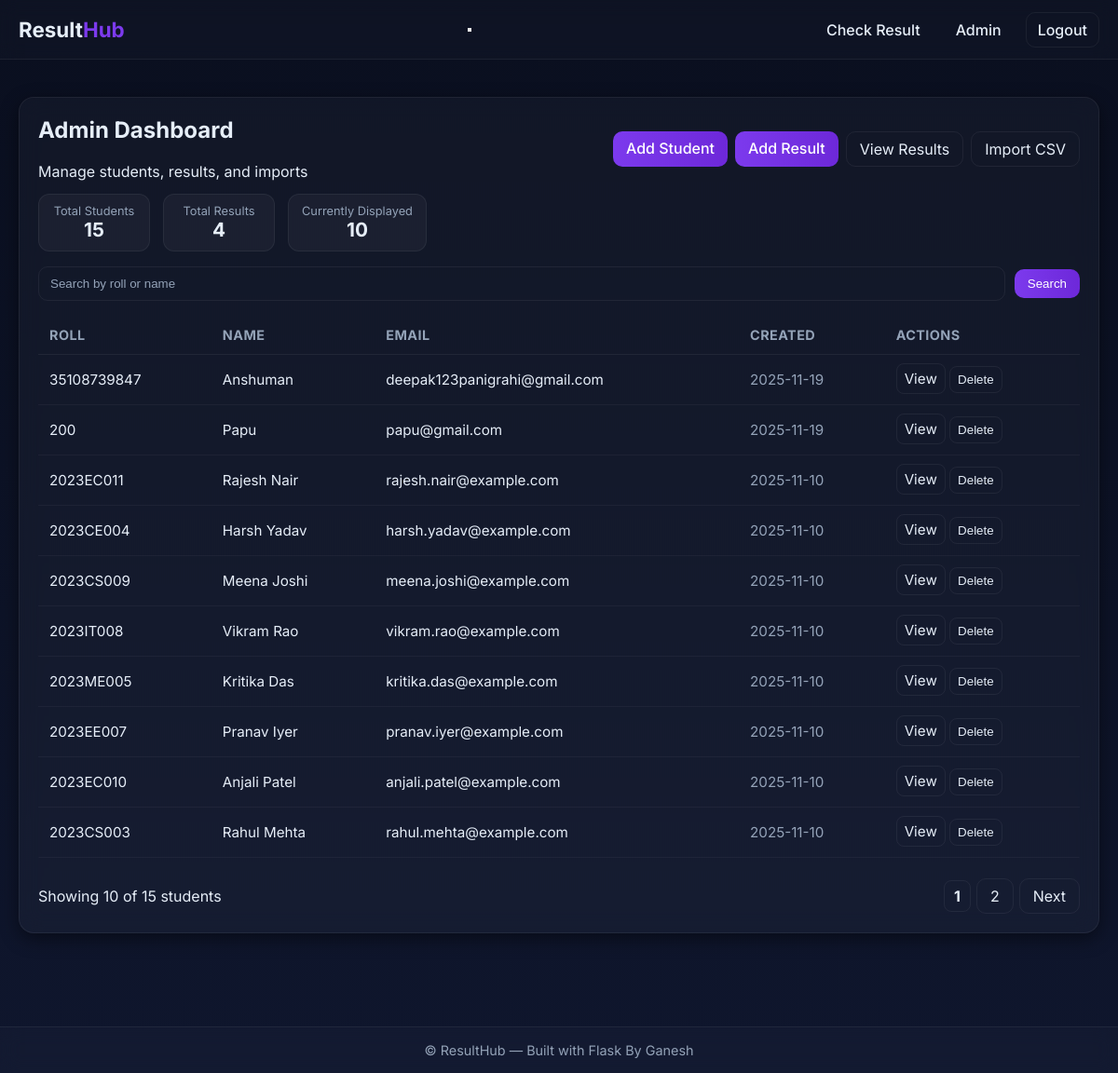
The page /admin (signed in) on the database its author committed.
### models.py (models this page shows, shortened)
class Student(db.Model):
    id = db.Column(db.Integer, primary_key=True)
    roll = db.Column(db.String(64), unique=True, nullable=False)
    name = db.Column(db.String(128), nullable=False)
    email = db.Column(db.String(128), unique=True, nullable=True)
    created_at = db.Column(db.DateTime, default=datetime.utcnow)
    results = db.relationship('Result', backref='student', lazy=True)

### app.py (the view)
@app.route('/admin')
def admin_dashboard():
    if not is_admin_logged_in():
        return redirect(url_for('login'))
    try:
        page = int(request.args.get('page', 1))
        if page < 1:
            page = 1
    except ValueError:
        page = 1
    per_page = 10
    q = (request.args.get('q') or '').strip()
    base_query = Student.query
    if q:
        like_expr = f"%{q}%"
        base_query = base_query.filter(or_(
            Student.roll.ilike(like_expr),
            Student.name.ilike(like_expr)
        ))
    total = base_query.count()
    total_pages = max(1, math.ceil(total / per_page))
    students = base_query.order_by(Student.created_at.desc()) \
                         .offset((page - 1) * per_page) \
                         .limit(per_page) \
                         .all()
    stats = {
        'total_students': Student.query.count(),
        'shown': len(students),
        'total_results': Result.query.count()
    }
    return render_template('admin/dashboard.html',
                           students=students,
                           q=q,
                           page=page,
                           total_pages=total_pages,
                           per_page=per_page,
                           total=total,
                           stats=stats)

### app.py (called while the page is built)
@app.context_processor
def inject_site_config():
    return {'SITE_NAME': app.config.get('SITE_NAME', 'ResultHub')}

def is_admin_logged_in():
    return session.get('admin_logged_in')

### templates/admin/dashboard.html (shortened to what this page needs)
{% extends 'base.html' %}
{% block content %}
<section class="card card-lg">
  <div class="card-header" style="display:flex;align-items:center;justify-content:space-between;flex-wrap:wrap;gap:10px;">
    <div>
      <h2 style="margin:0;">Admin Dashboard</h2><br>
      <p class="muted">Manage students, results, and imports</p>
    </div>
    <div style="display:flex;gap:8px;flex-wrap:wrap;">
      <a href="{{ url_for('add_student') }}" class="btn">Add Student</a>
      <a href="{{ url_for('add_result') }}" class="btn">Add Result</a>
      <a href="{{ url_for('view_results') }}" class="btn-outline">View Results</a>
      <a href="{{ url_for('import_students') }}" class="btn-outline">Import CSV</a>
    </div>
  </div>
  <div style="display:flex;gap:14px;flex-wrap:wrap;margin-top:14px;">
    <div class="summary-item">
      <div class="summary-title">Total Students</div>
      <div class="summary-value">{{ stats.total_students }}</div>
    </div>
    <div class="summary-item">
      <div class="summary-title">Total Results</div>
      <div class="summary-value">{{ stats.total_results }}</div>
    </div>
    <div class="summary-item">
      <div class="summary-title">Currently Displayed</div>
      <div class="summary-value">{{ students|length }}</div>
    </div>
  </div>
  <form method="get" action="{{ url_for('admin_dashboard') }}" class="form-inline" style="margin-top:16px;">
    <input class="input" type="search" name="q" placeholder="Search by roll or name" value="{{ q }}">
    <button class="btn" type="submit">Search</button>
  </form>
  <div class="table-wrap" style="margin-top:16px;">
    <table class="table">
      <thead>
        <tr>
          <th>Roll</th>
          <th>Name</th>
          <th>Email</th>
          <th class="text-right">Created</th>
          <th class="text-right">Actions</th>
        </tr>
      </thead>
      <tbody>
        {% for s in students %}
        <tr>
          <td>{{ s.roll }}</td>
          <td>{{ s.name }}</td>
          <td>{{ s.email or '-' }}</td>
          <td class="text-right" style="color:var(--muted);font-size:0.95rem;">
            {{ s.created_at.strftime('%Y-%m-%d') }}
          </td>
          <td class="text-right">
            <a href="{{ url_for('view_results') }}?roll={{ s.roll }}" class="btn-outline" style="padding:6px 8px;border-radius:8px;">View</a>
            <form action="{{ url_for('delete_student', student_id=s.id) }}" method="post" style="display:inline;">
              <button type="submit" class="btn-outline" style="padding:6px 8px;border-radius:8px;"
                      onclick="return confirm('Delete this student and all results?')">
                Delete
              </button>
            </form>
          </td>
        </tr>
        {% else %}
        <tr>
          <td colspan="5" style="text-align:center;">No students found</td>
        </tr>
        {% endfor %}
      </tbody>
    </table>
  </div>
  <div style="display:flex;align-items:center;justify-content:space-between;margin-top:14px;flex-wrap:wrap;">
    <div class="muted">Showing {{ students|length }} of {{ total }} students</div>
    <div style="display:flex;gap:6px;align-items:center;flex-wrap:wrap;">
      {% set start = page - 2 if page - 2 > 0 else 1 %}
      {% set end = page + 2 if page + 2 <= total_pages else total_pages %}
      {% for p in range(start, end + 1) %}
      {% if p == page %}
      <span class="btn" style="background:transparent;border:1px solid rgba(255,255,255,0.06);
            color:var(--text);padding:6px 10px;border-radius:8px;font-weight:700;">{{ p }}</span>
      {% else %}
      <a class="btn-outline" href="{{ url_for('admin_dashboard', q=q, page=p) }}">{{ p }}</a>
      {% endif %}
      {% endfor %}
      {% if page < total_pages %}
      <a class="btn-outline" href="{{ url_for('admin_dashboard', q=q, page=page+1) }}">Next</a>
      {% endif %}
    </div>
  </div>
</section>
{% endblock %}

### templates/base.html (shortened to what this page needs)
<!doctype html>
<html lang="en">
<head>
  <link rel="stylesheet" href="{{ url_for('static', filename='css/style.css') }}">
</head>
<body>
  <header class="site-header">
    <div class="container nav-row">
      <a class="brand" href="{{ url_for('index') }}">Result<span class="accent">Hub</span></a>
      <button class="nav-toggle" id="navToggle" aria-label="Toggle navigation">
      </button>
      <nav class="main-nav" id="mainNav">
        <a href="{{ url_for('student_result') }}">Check Result</a>
        {% if session.get('admin_logged_in') %}
          <a href="{{ url_for('admin_dashboard') }}">Admin</a>
          <a href="{{ url_for('logout') }}" class="btn-outline">Logout</a>
        {% else %}
          <a href="{{ url_for('login') }}" class="btn">Admin Login</a>
        {% endif %}
      </nav>
    </div>
  </header>
  <main class="container page-body">
    {% block content %}{% endblock %}
  </main>
  <footer class="site-footer">
    <div class="container">
      <p>© {{SITE_NAME }} — Built with Flask By Ganesh</p>
    </div>
  </footer>
</body>
</html>

### static/css/style.css (style rules this page uses)
.site-header { position: sticky; top: 0; z-index: 1000; height: 64px; display: flex; align-items: center; background: rgba(1, 10, 29, 0.85); backdrop-filter: blur(8px); }
.nav-row { max-width: 1200px; margin: 0 auto; padding: 0 20px; width: 100%; }
.page-body { flex: 1; padding: 28px 20px 80px; width: 100%; max-width: 1100px; margin: 0 auto; box-sizing: border-box; }
.card { width: 100%; max-width: 100%; margin: 0 auto 22px; padding: 20px; border-radius: 14px; box-shadow: 0 8px 28px rgba(0,0,0,0.55); }
.table-wrap { width: 100%; overflow-x: auto; padding-bottom: 8px; }
body, html { height: 100%; }
.site-footer { margin-top: 40px; padding: 18px 0; width: 100%; max-width: 1200px; margin-left: auto; margin-right: auto; }
.brand, .main-nav { z-index: 1100; }
:root { --bg-start: #0a0f1f; --bg-end: #0f162d; --card-bg: rgba(255, 255, 255, 0.03); --border: rgba(255, 255, 255, 0.06); --accent: #7c3aed; --accent-hover: #6d28d9; --text: #e6eef8; --muted: #94a3b8; --success: #10b981; --danger: #ef4444; --shadow: rgba(0, 0, 0, 0.45); }
* { box-sizing: border-box; margin: 0; padding: 0; }
body { font-family: "Inter", system-ui, sans-serif; background: linear-gradient(180deg, var(--bg-start), var(--bg-end)); background-attachment: fixed; color: var(--text); min-height: 100vh; display: flex; flex-direction: column; overflow-x: hidden; }
body::before { content: ""; position: fixed; top: 0; left: 0; right: 0; bottom: 0; background: url("../images/space-bg.jpg") center/cover no-repeat; opacity: 0.15; filter: blur(6px); z-index: -1; }
.site-header { background: rgba(255, 255, 255, 0.02); border-bottom: 1px solid var(--border); position: sticky; top: 0; z-index: 50; backdrop-filter: blur(10px); }
.nav-row { display: flex; align-items: center; justify-content: space-between; max-width: 1200px; margin: 0 auto; padding: 14px 20px; }
.brand { font-weight: 700; font-size: 1.4rem; text-decoration: none; color: var(--text); }
.brand .accent { color: var(--accent); }
.main-nav { display: flex; gap: 14px; align-items: center; }
.main-nav a { color: var(--text); text-decoration: none; font-weight: 500; border-radius: 10px; padding: 8px 12px; transition: background 0.3s ease, transform 0.15s ease; }
.btn { background: linear-gradient(90deg, var(--accent), var(--accent-hover)); color: white; padding: 8px 14px; border-radius: 10px; border: none; cursor: pointer; text-decoration: none; font-weight: 500; transition: 0.2s ease-in-out; }
.btn-outline { background: transparent; color: var(--text); border: 1px solid var(--border); padding: 8px 14px; border-radius: 10px; text-decoration: none; transition: 0.2s ease-in-out; }
.page-body { flex: 1; padding: 40px 20px; width: 100%; max-width: 1200px; margin: 0 auto; }
.card { background: var(--card-bg); border: 1px solid var(--border); border-radius: 16px; box-shadow: 0 6px 20px var(--shadow); backdrop-filter: blur(12px); padding: 20px; margin-bottom: 20px; transition: all 0.3s ease; }
.card-header { display: flex; align-items: center; justify-content: space-between; flex-wrap: wrap; }
.table-wrap { overflow-x: auto; border-radius: 12px; }
.table { width: 100%; border-collapse: collapse; min-width: 600px; }
.table thead th { padding: 12px; text-align: left; color: var(--muted); border-bottom: 1px solid var(--border); font-size: 0.9rem; text-transform: uppercase; letter-spacing: 0.03em; }
.table tbody td { padding: 12px; border-bottom: 1px solid rgba(255, 255, 255, 0.04); font-size: 0.95rem; }
.table td, .table th { text-align: left; }
.text-right { text-align: right; }
.summary-item { background: rgba(255, 255, 255, 0.04); border: 1px solid var(--border); border-radius: 12px; padding: 10px 14px; text-align: center; min-width: 120px; }
.summary-title { color: var(--muted); font-size: 0.8rem; }
.summary-value { font-size: 1.3rem; font-weight: 700; }
.form-inline { display: flex; align-items: center; gap: 10px; flex-wrap: wrap; }
.input { padding: 10px 12px; border: 1px solid var(--border); border-radius: 10px; background: transparent; color: var(--text); flex: 1; min-width: 220px; }
.input::placeholder { color: var(--muted); }
.site-footer { border-top: 1px solid var(--border); text-align: center; padding: 16px 0; color: var(--muted); font-size: 0.9rem; background: rgba(255, 255, 255, 0.02); backdrop-filter: blur(10px); }

### rows shown on the page
Student: roll "35108739847", name "Anshuman", email "deepak123panigrahi@gmail.com", created_at "2025-11-19"
Student: roll "200", name "Papu", email "papu@gmail.com", created_at "2025-11-19"
Student: roll "2023EC011", name "Rajesh Nair", email "rajesh.nair@example.com", created_at "2025-11-10"
Student: roll "2023CE004", name "Harsh Yadav", email "harsh.yadav@example.com", created_at "2025-11-10"
Student: roll "2023CS009", name "Meena Joshi", email "meena.joshi@example.com", created_at "2025-11-10"
Student: roll "2023IT008", name "Vikram Rao", email "vikram.rao@example.com", created_at "2025-11-10"
Student: roll "2023ME005", name "Kritika Das", email "kritika.das@example.com", created_at "2025-11-10"
Student: roll "2023EE007", name "Pranav Iyer", email "pranav.iyer@example.com", created_at "2025-11-10"
Student: roll "2023EC010", name "Anjali Patel", email "anjali.patel@example.com", created_at "2025-11-10"
Student: roll "2023CS003", name "Rahul Mehta", email "rahul.mehta@example.com", created_at "2025-11-10"

### other values the page prints
{{ stats.total_students }} "15"
{{ stats.total_results }} "4"
{{ students|length }} "10"
{{ total }} "15"
{{ p }} "1"
{{ p }} "2"
{{ SITE_NAME }} "ResultHub"
